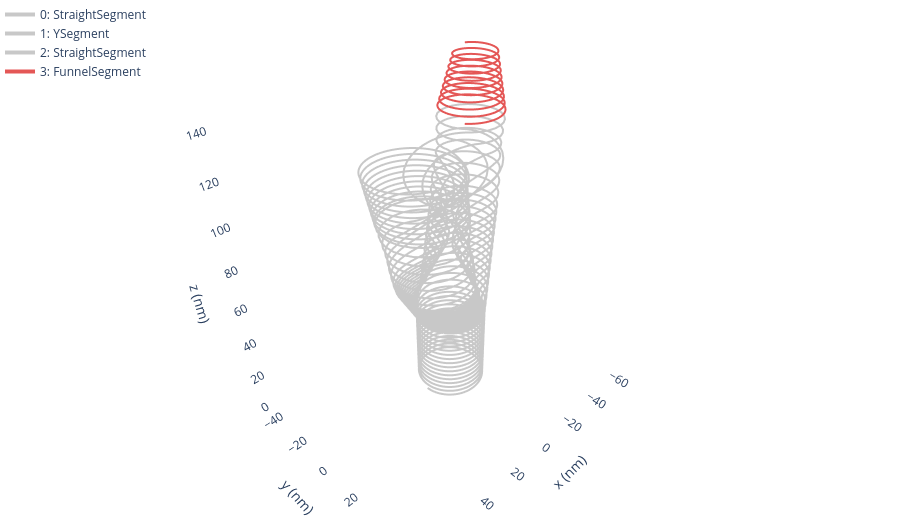

The code cell stored with this chart in its notebook:
### Markdown cell above
## Funnel segments

A funnel segment changes the radii linearly, from the radii of the terminus to the end radii that you give.

### Code cell
funnel = y.termini[1].add_funnel_segment(25.0, end_x_radius=10.0, end_y_radius=10.0)
show_spiral(spiral, highlight=funnel)

### Figure 1 — Plotly figure (JSON) as saved in the notebook; plotly's stock layout.template omitted (floating-point values rounded to 4 significant figures; data arrays with more than 128 entries replaced by an {"elided": "..."} marker saying what was removed)
{"data": [{"hoverinfo": "name", "line": {"color": "#C8C8C8", "width": 4}, "mode": "lines", "name": "0: StraightSegment", "type": "scatter3d", "x": {"elided": "1510 float values"}, "y": {"elided": "1510 float values"}, "z": {"elided": "1510 float values"}}, {"hoverinfo": "name", "line": {"color": "#C8C8C8", "width": 4}, "mode": "lines", "name": "1: YSegment", "type": "scatter3d", "x": {"elided": "2313 float values"}, "y": {"elided": "2313 float values"}, "z": {"elided": "2313 float values"}}, {"hoverinfo": "name", "line": {"color": "#C8C8C8", "width": 4}, "mode": "lines", "name": "2: StraightSegment", "type": "scatter3d", "x": {"elided": "962 float values"}, "y": {"elided": "962 float values"}, "z": {"elided": "962 float values"}}, {"hoverinfo": "name", "line": {"color": "#E45756", "width": 4}, "mode": "lines", "name": "3: FunnelSegment", "type": "scatter3d", "x": {"elided": "962 float values"}, "y": {"elided": "962 float values"}, "z": {"elided": "962 float values"}}], "layout": {"height": 520, "legend": {"x": 0, "y": 1}, "margin": {"b": 0, "l": 0, "r": 0, "t": 0}, "scene": {"aspectmode": "data", "xaxis": {"showbackground": false, "title": {"text": "x (nm)"}}, "yaxis": {"showbackground": false, "title": {"text": "y (nm)"}}, "zaxis": {"showbackground": false, "title": {"text": "z (nm)"}}}}}
